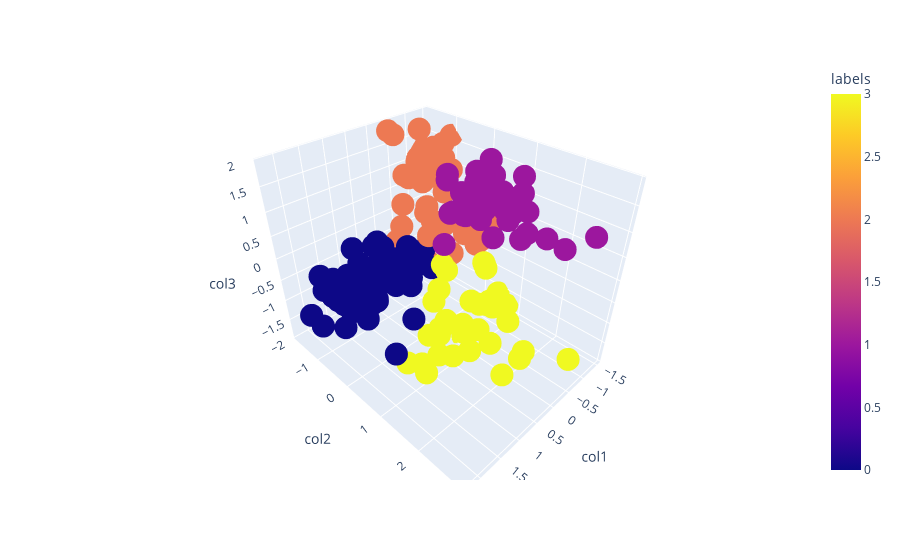

The notebook cell saved with this chart:
### Code cell
fig = px.scatter_3d(dff, x='col1', y='col2', z='col3', color='labels')
fig.show()

### Figure 1 — Plotly figure (JSON) as saved in the notebook; plotly's stock layout.template omitted (floating-point values rounded to 4 significant figures; data arrays with more than 128 entries replaced by an {"elided": "..."} marker saying what was removed)
{"data": [{"hovertemplate": "col1=%{x}<br>col2=%{y}<br>col3=%{z}<br>labels=%{marker.color}<extra></extra>", "legendgroup": "", "marker": {"color": {"elided": "200 int values"}, "coloraxis": "coloraxis", "symbol": "circle"}, "mode": "markers", "name": "", "scene": "scene", "showlegend": false, "type": "scatter3d", "x": {"elided": "200 float values"}, "y": {"elided": "200 float values"}, "z": {"elided": "200 float values"}}], "layout": {"coloraxis": {"colorbar": {"title": {"text": "labels"}}, "colorscale": [[0, "#0d0887"], [0.1111, "#46039f"], [0.2222, "#7201a8"], [0.3333, "#9c179e"], [0.4444, "#bd3786"], [0.5556, "#d8576b"], [0.6667, "#ed7953"], [0.7778, "#fb9f3a"], [0.8889, "#fdca26"], [1, "#f0f921"]]}, "legend": {"tracegroupgap": 0}, "margin": {"t": 60}, "scene": {"domain": {"x": [0, 1], "y": [0, 1]}, "xaxis": {"title": {"text": "col1"}}, "yaxis": {"title": {"text": "col2"}}, "zaxis": {"title": {"text": "col3"}}}}}
